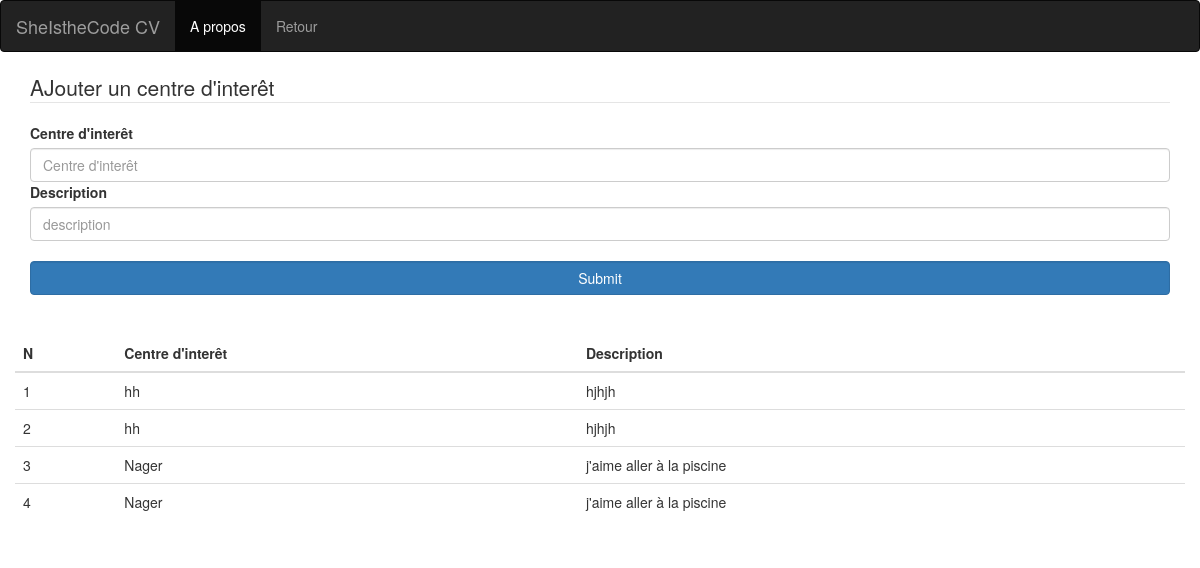
Page /centre.php on the committed database.
### tables this page shows
CREATE TABLE IF NOT EXISTS `centre` (
  `id` int(11) NOT NULL AUTO_INCREMENT,
  `centre_i` varchar(255) NOT NULL,
  `description` varchar(255) NOT NULL,
  `id_codeuse` int(11) NOT NULL,
  PRIMARY KEY (`id`)
);

### centre.php (the view, shortened to what this page needs)
<?php
include("connect.php");
?>
<!DOCTYPE html>
<html lang="en">
<head>
    <link rel="stylesheet" href="css/bootstrap.css">
</head>
<body>
<div   class="container-fluid" >
    <div class="row">
                <nav class="navbar navbar-inverse" role="navigation">
                    <div class="container-fluid">
                        <a class="navbar-brand" href="index.php">SheIstheCode CV</a>
                        <ul class="nav navbar-nav">
                            <li class="active">
                                <a href="#">A propos</a>
                            </li>
                            <li>
                                <a href="dashboard.php?id=<?php echo $_SESSION['id']; ?>">Retour</a>
                            </li>
                        </ul>
                    </div>
                </nav>
            </div>
            <div class="container" >
                <form action="centre.php" method="POST" enctype= "multipart/form-data">
                <legend>AJouter un centre d'interêt</legend>
                    <label for="nom">Centre d'interêt</label>
                        <input class="form-control" type="text"name="centre_i" value="" placeholder="Centre d'interêt">
                    <label for="prenom">Description</label>
                        <input class="form-control" type="text"name="description" value=""  placeholder="description">
                    <br>
                    <input class="form-control btn btn-primary" type="submit"name="valider">
                </form>
                <br><br>
                <div class="row" >
                    <div>
                        <form action="centre.php" method="POST">
                            <table class="table table-hover"style="boder:1" >
                                <thead>
                                    <th>N</th>
                                    <th>Centre d'interêt</th>
                                    <th>Description</th>
                                </thead>
                                <tbody>
                                <?php
                                    $n=1;
                                    $req=$bdd->query('SELECT * FROM centre');
                                    while ($data = $req->fetch()) {
                                    ?>
                                    <tr>
                                        <td> <?php echo $n; ?></td>
                                        <td> <?php echo $data['centre_i'] ?></td>
                                        <td><?php echo $data['description'] ?></td>
                                    </tr>
                                    <?php $n++; } ?>
                                </tbody>
                            </table>
                        </form>
                    </div>
                </div>
            </div>
</div>
</body>
</html>

### rows in the picture
centre: centre_i "hh", description "hjhjh"
centre: centre_i "hh", description "hjhjh"
centre: centre_i "Nager", description "j'aime aller à la piscine"
centre: centre_i "Nager", description "j'aime aller à la piscine"
